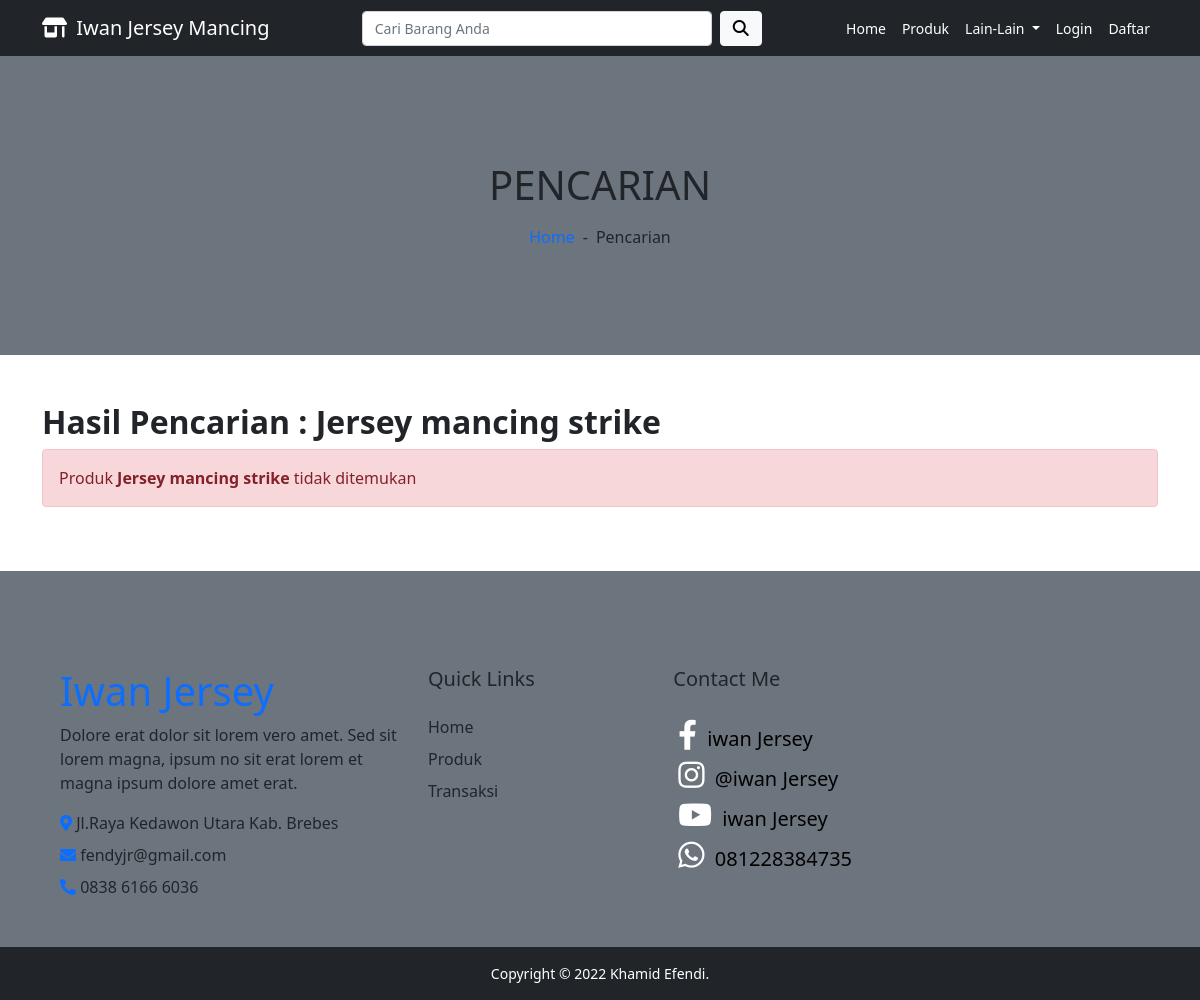
The app's page /user/pencarian.php?keyword=Jersey mancing strike, older data.
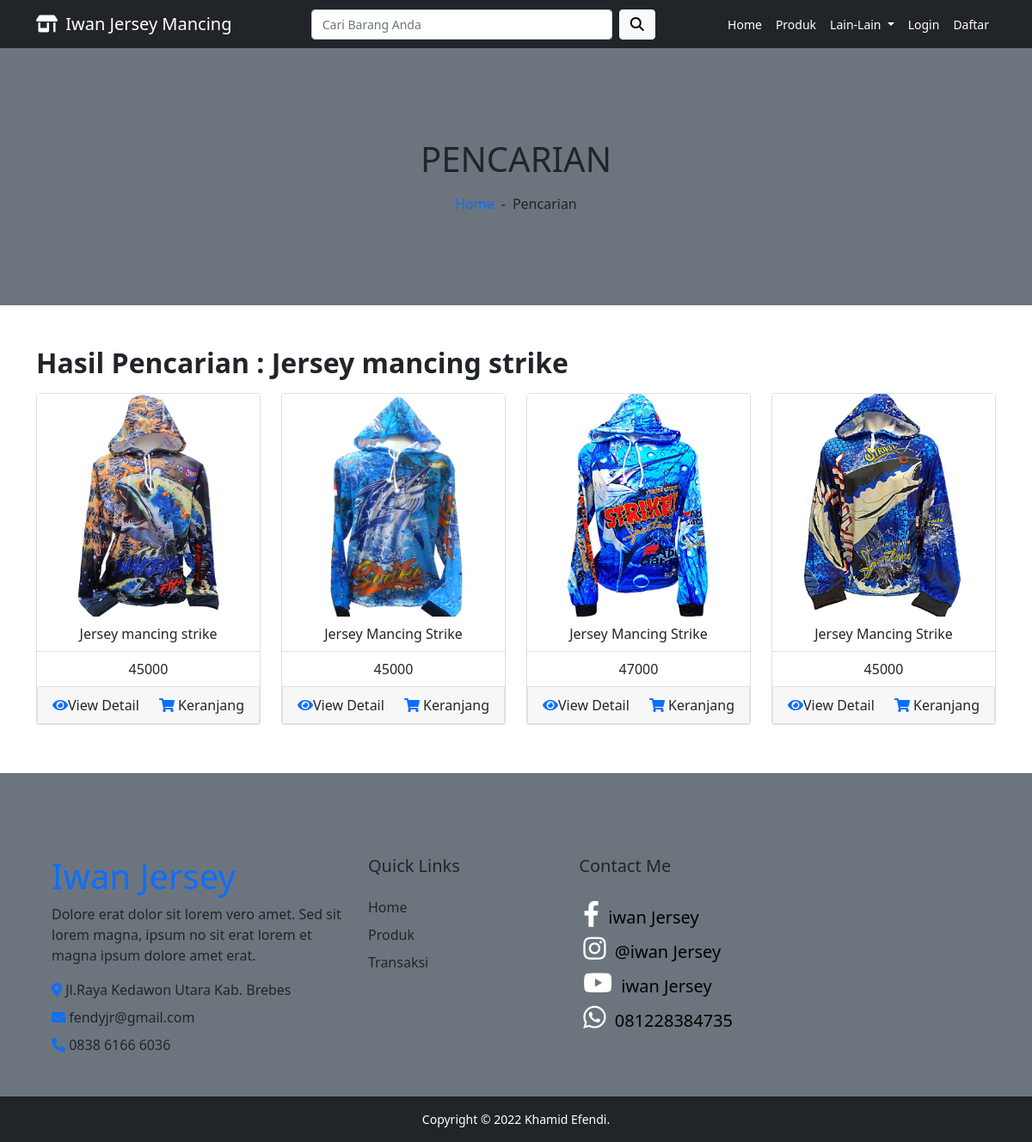
The same page, newer data.
### tables this page shows
CREATE TABLE `tb_produk` (
  `id_produk` int(11) NOT NULL,
  `nama_produk` varchar(100) NOT NULL,
  `harga_produk` int(11) NOT NULL,
  `berat_produk` int(11) NOT NULL,
  `stok_produk` int(11) NOT NULL,
  `foto_produk` varchar(100) NOT NULL,
  `foto_belakang` varchar(100) NOT NULL,
  `deskripsi_produk` text NOT NULL,
  `kondisi_produk` varchar(20) NOT NULL DEFAULT 'Baru',
  `size_M` int(11) NOT NULL,
  `size_L` int(11) NOT NULL,
  `size_XXL` int(11) NOT NULL
);

### user/pencarian.php (the view, shortened to what this page needs)
<?php
include 'header.php';
require 'database.php';
$keyword = $_GET["keyword"];
$semuadata = array();
$cari = mysqli_query($koneksi, "SELECT * FROM tb_produk WHERE nama_produk LIKE '%$keyword%' OR deskripsi_produk LIKE '%$keyword%' ");
while ($pecah = mysqli_fetch_assoc($cari)) {
    $semuadata[] = $pecah;
}
?>
<div class="container-fluid bg-secondary mb-5">
    <div class="d-flex flex-column align-items-center justify-content-center" style="min-height: 300px">
        <h1 class="font-weight-semi-bold text-uppercase mb-3">Pencarian</h1>
        <div class="d-inline-flex">
            <p class="m-0"><a href="">Home</a></p>
            <p class="m-0 px-2">-</p>
            <p class="m-0">Pencarian</p>
        </div>
    </div>
</div>
<div class="container">
    <h2 class=""><strong>Hasil Pencarian : <?php echo $keyword ?></strong> </h2>
    <?php if (empty($semuadata)) { ?>
        <div class="alert alert-danger">Produk <strong><?php echo $keyword ?></strong> tidak ditemukan</div>
    <?php } ?>
</div>
<div class="konten">
    <div class="container">
        <div class="row">
            <?php foreach ($semuadata as $key => $value) : ?>
                <div class="col-md-3 my-2">
                    <div class="card body">
                        <img src="foto_produk/<?php echo $value["foto_produk"]; ?>" alt="...">
                        <div class="caption">
                            <ul class="list-group list-group-flush">
                                <li class="list-group-item"><?php echo $value["nama_produk"]; ?></li>
                                <li class="list-group-item"><?php echo $value["harga_produk"]; ?></li>
                            </ul>
                            <div class="card-footer d-flex justify-content-between border">
                                <a href="detail.php?id=<?php echo $produk['id_produk'] ?>" class="btn text-dark p-0"><i class="fas fa-eye text-primary"></i>View
                                    Detail</a>
                                <a href="masuk_keranjang.php?id=<?php echo $produk['id_produk']; ?>" class="btn text-dark p-0"><i class="fas fa-shopping-cart text-primary "></i> Keranjang</a>
                            </div>
                        </div>
                    </div>
                </div>
            <?php endforeach; ?>
        </div>
    </div>
</div>
<?php include 'footer_sosmed.php' ?>
<?php include 'footer.php' ?>

### user/header.php (shortened to what this page needs)
<!DOCTYPE html>
<html lang="en">
<head>
    <link rel="stylesheet" href="bootstrap/css/bootstrap.css">
    <link rel="stylesheet" href="https://cdnjs.cloudflare.com/ajax/libs/font-awesome/6.1.1/css/all.min.css">
    <link rel="stylesheet" href="https://cdnjs.cloudflare.com/ajax/libs/font-awesome/6.1.1/css/all.min.css">
    <link rel="stylesheet" href="css/cssindex.css">
    <link href="https://cdnjs.cloudflare.com/ajax/libs/font-awesome/5.10.0/css/all.min.css" rel="stylesheet">
</head>
<body>
    <nav class="navbar navbar-expand-md navbar-dark bg-dark fixed-top">
        <div class="container">
            <a class="navbar-brand" href="#">
                <i class="logo fa-solid fa-shop me-1"></i>
                Iwan Jersey Mancing
            </a>
            <div class="collapse navbar-collapse" id="navbarSupportedContent">
                <form class="d-flex ms-auto my-3 my-lg-0" action="pencarian.php" method="get">
                    <input class="form-control me-2" name="keyword" type="search" placeholder="Cari Barang Anda" aria-label="Search" autocomplete="off">
                    <button class="btn btn-light" type="submit" name="cari"><i class="fa-solid fa-magnifying-glass"></i></button>
                </form>
                <ul class="navbar-nav ms-auto mb-2 mb-lg-0">
                    <li class="nav-item">
                        <a class="nav-link active" aria-current="page" href="index.php">Home</a>
                    </li>
                    <li class="nav-item ">
                        <a class="nav-link active" href="produk.php">Produk</a>
                    </li>
                    <li class="nav-item dropdown">
                        <a class="nav-link active dropdown-toggle" href="#" id="navbarDropdown" role="button" data-bs-toggle="dropdown" aria-expanded="false">
                            Lain-Lain
                        </a>
                    </li>
                    <?php if (isset($_SESSION['user'])) : ?>
                        <li class="nav-item">
                            <a href="riwayat.php" class="nav-link active">Riwayat Belanja</a>
                        </li>
                        <li class="nav-item ">
                            <a href="logout.php" class="nav-link active">Logout</a>
                        </li>
                    <?php else : ?>
                        <li class="nav-item ">
                            <a href="login.php" class="nav-link active">Login</a>
                        </li>
                        <li class="nav-item ">
                            <a href="registrasi.php" class="nav-link active">Daftar</a>
                        </li>
                    <?php endif ?>
                </ul>
            </div>
        </div>
    </nav>

### user/footer_sosmed.php (shortened to what this page needs)
<div class="container-fluid bg-secondary text-dark mt-5 pt-5">
    <div class="row px-xl-5 pt-5">
        <div class="col-lg-4 col-md-12 mb-5 pr-3 pr-xl-5">
            <h1><a href="" class="text-decoration-none">Iwan Jersey</h1>
            <p>Dolore erat dolor sit lorem vero amet. Sed sit lorem magna, ipsum no sit erat lorem et magna ipsum
                dolore amet erat.</p>
            <p class="mb-2"><i class="fa fa-map-marker-alt text-primary mr-3"></i>  Jl.Raya Kedawon Utara Kab. Brebes</p>
            <p class="mb-2"><i class="fa fa-envelope text-primary mr-3"></i> fendyjr@gmail.com</p>
            <p class="mb-0"><i class="fa fa-phone-alt text-primary mr-3"></i> 0838 6166 6036</p>
        </div>
        <div class="col-lg-8 col-md-12">
            <div class="row">
                <div class="col-md-4 mb-5">
                    <h5 class="font-weight-bold text-dark mb-4">Quick Links</h5>
                    <div class="d-flex flex-column justify-content-start">
                        <a class="text-dark mb-2" href="index.php">Home</a>
                        <a class="text-dark mb-2" href="produk.php">Produk</a>
                        <a class="text-dark mb-2" href="transaksi.php">Transaksi</a>
                    </div>
                </div>
                <div class="col-md-4 mb-5">
                    <h5 class="font-weight-bold text-dark mb-4">Contact Me</h5>
                    <div class="d-flex flex-column justify-content-start">
                        <a class="tombol" href="https://www.facebook.com/ioneenterprice.enterprice"><i class="fab fa-facebook-f"></i> iwan Jersey</a>
                        <a class="tombol" href="https://www.instagram.com/khamid_efendi/"><i class="fab fa-instagram"></i> @iwan Jersey</a>
                        <a class="tombol" href="https://www.youtube.com/channel/UCtKkd7wm47ri84XZRSf6M8w"><i class="fab fa-youtube"></i> iwan Jersey</a>
                        <a class="tombol" href="https://wa.wizard.id/c73326"><i class="fab fa-whatsapp"></i> 081228384735</a>
                    </div>
                </div>
            </div>
        </div>
    </div>
</div>

### user/footer.php (shortened to what this page needs)
<footer class="bg-dark text-center p-3 ">
    <small class="text-white">Copyright &copy; 2022 Khamid Efendi.</small>
</footer>
</body>
</html>

### user/css/cssindex.css (style rules this page uses)
* { padding: 0; margin: 0; }
a { text-decoration: none; }
.tombol i { transition: 0.2s linear; font-size: 30px; line-height: 30px; margin: 5px; color: white; }
.tombol { color: black; font-size: 20px; }
#navbarSupportedContent .form-control { font-size: 14px; }
#navbarSupportedContent .navbar-nav { text-align: center; font-size: 14px; }
@media screen and (min-width:994px) { #navbarSupportedContent .form-control { width: 350px; } }
@media screen and (max-width:1306px) { .container .card { text-align: center; } }

Row changes from the older to the newer data that the page shows:
added tb_produk: foto_produk (picture), nama_produk "Jersey mancing strike", harga_produk "45000"
added tb_produk: foto_produk (picture), nama_produk "Jersey Mancing Strike", harga_produk "45000"
added tb_produk: foto_produk (picture), nama_produk "Jersey Mancing Strike", harga_produk "47000"
added tb_produk: foto_produk (picture), nama_produk "Jersey Mancing Strike", harga_produk "45000"
Text that changed along with them:
$keyword: "Jersey mancing strike" → (not shown)
text no longer shown: "Produk tidak ditemukan"
